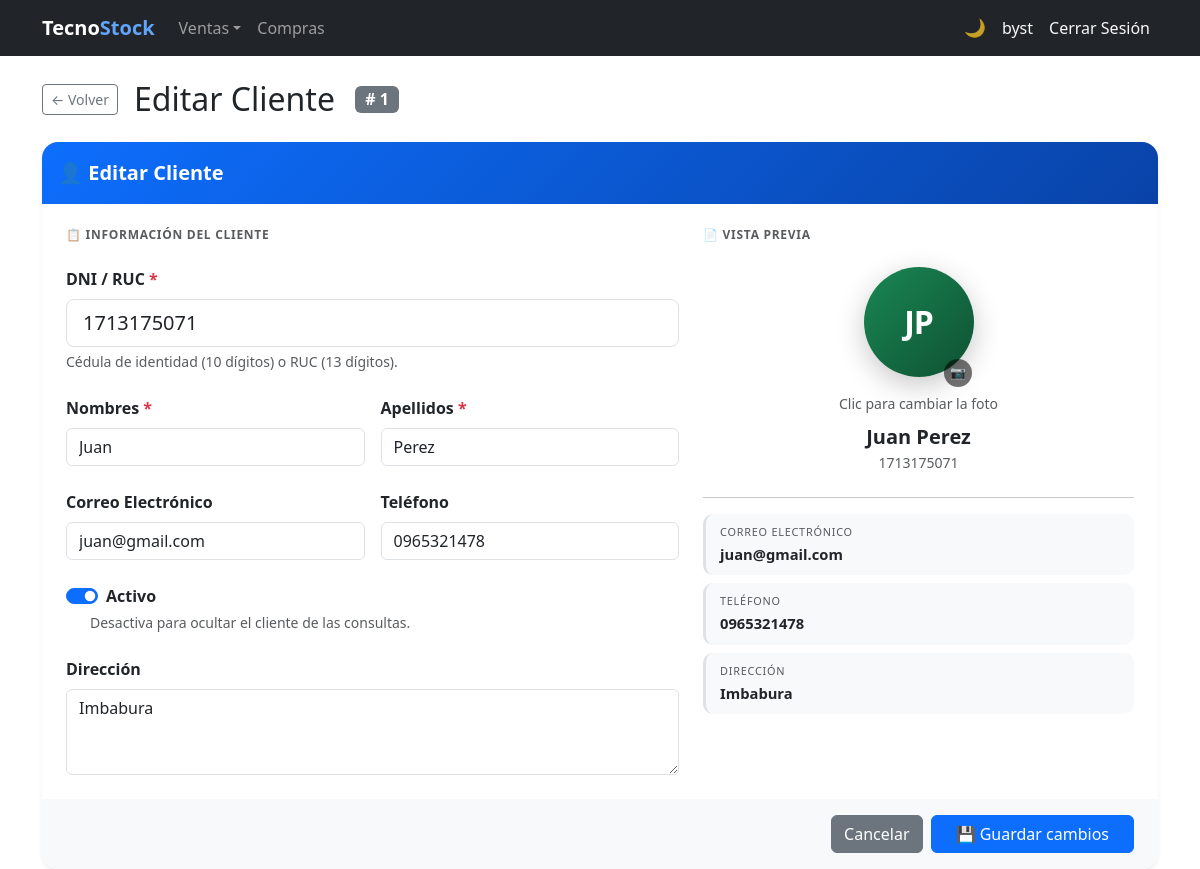
The page /customers/1/edit/ (signed in) on the database its author committed.
### billing/models.py (models this page shows, shortened)
class Customer(models.Model):
    dni        = models.CharField(max_length=13, unique=True, verbose_name='DNI/RUC', validators=[validate_cedula_ec])
    first_name = models.CharField(max_length=100)
    last_name  = models.CharField(max_length=100)
    email      = models.EmailField(blank=True, null=True)
    phone      = models.CharField(max_length=20, blank=True, null=True)
    address    = models.TextField(blank=True, null=True)
    photo      = models.ImageField(upload_to='customer/', blank=True, null=True, verbose_name='Foto')
    is_active  = models.BooleanField(default=True)
    created_at = models.DateTimeField(auto_now_add=True)
    updated_at = models.DateTimeField(auto_now=True)
    class Meta:
        ordering = ['last_name', 'first_name']

### billing/views.py (the view)
# urls.py: path('customers/<int:pk>/edit/', views.CustomerUpdateView.as_view(), name='customer_update'),
class CustomerUpdateView(LoginRequiredMixin, UpdateView):
    model         = Customer
    form_class    = CustomerForm
    template_name = 'billing/customer_form.html'
    success_url   = reverse_lazy('billing:customer_list')

### billing/templates/billing/customer_form.html (shortened to what this page needs)
{% extends 'billing/base.html' %}
{% block content %}
<div class="d-flex align-items-center gap-3 mb-4">
  <a href="{% url 'billing:customer_list' %}" class="btn btn-outline-secondary btn-sm">&#8592; Volver</a>
  <h2 class="mb-0">
    {% if form.instance.pk %}Editar Cliente{% else %}Registrar Cliente{% endif %}
  </h2>
  {% if form.instance.pk %}
  <span class="badge bg-secondary fs-6 ms-1"># {{ form.instance.pk }}</span>
  {% endif %}
</div>
<form method="post" enctype="multipart/form-data" novalidate>
  <div class="card border-0 shadow-sm rounded-4 overflow-hidden">
    <div class="card-header border-0 py-3 inv-card-header">
      <span class="text-white fw-bold fs-5">
        &#128100; {% if form.instance.pk %}Editar{% else %}Registrar{% endif %} Cliente
      </span>
    </div>
    <div class="card-body p-4">
      <div class="row g-4 align-items-start">
        <div class="col-md-7">
          <h6 class="text-muted text-uppercase fw-semibold mb-4 dm-section-label">
            &#128203; Información del Cliente
          </h6>
          <div class="mb-4">
            <label class="form-label fw-semibold" for="{{ form.dni.id_for_label }}">
              {{ form.dni.label }} <span class="text-danger">*</span>
            </label>
            {{ form.dni }}
            {% if form.dni.help_text %}
            <div class="form-text">{{ form.dni.help_text }}</div>
            {% endif %}
          </div>
          <div class="row g-3 mb-4">
            <div class="col-sm-6">
              <label class="form-label fw-semibold" for="{{ form.first_name.id_for_label }}">
                {{ form.first_name.label }} <span class="text-danger">*</span>
              </label>
              {{ form.first_name }}
            </div>
            <div class="col-sm-6">
              <label class="form-label fw-semibold" for="{{ form.last_name.id_for_label }}">
                {{ form.last_name.label }} <span class="text-danger">*</span>
              </label>
              {{ form.last_name }}
            </div>
          </div>
          <div class="row g-3 mb-4">
            <div class="col-sm-6">
              <label class="form-label fw-semibold" for="{{ form.email.id_for_label }}">
                {{ form.email.label }}
              </label>
              {{ form.email }}
            </div>
            <div class="col-sm-6">
              <label class="form-label fw-semibold" for="{{ form.phone.id_for_label }}">
                {{ form.phone.label }}
              </label>
              {{ form.phone }}
            </div>
          </div>
          <div class="mb-4">
            <div class="form-check form-switch">
              {{ form.is_active }}
              <label class="form-check-label fw-semibold" for="{{ form.is_active.id_for_label }}">
                {{ form.is_active.label }}
              </label>
            </div>
            {% if form.is_active.help_text %}
            <div class="form-text ms-4">{{ form.is_active.help_text }}</div>
            {% endif %}
          </div>
          <div class="mb-0">
            <label class="form-label fw-semibold" for="{{ form.address.id_for_label }}">
              {{ form.address.label }}
            </label>
            {{ form.address }}
          </div>
        </div>
        <div class="col-md-5">
          <h6 class="text-muted text-uppercase fw-semibold mb-4 dm-section-label">
            &#128196; Vista Previa
          </h6>
          <div class="text-center mb-4">
            <div class="cf-photo-zone mx-auto mb-1" id="cfPhotoZone" title="Clic para cambiar la foto">
              <div id="cfAvatar" class="dm-avatar cf-avatar cf-photo-circle">
                <span id="cfInitials" class="{% if form.instance.photo %}d-none{% endif %}">?</span>
              </div>
              <span class="cf-camera-badge">&#128247;</span>
            </div>
            <small class="text-muted d-block mb-2">Clic para cambiar la foto</small>
            <div id="cfFullName" class="fw-bold fs-5 text-dark">—</div>
            <div id="cfDni" class="text-muted small">—</div>
          </div>
          <hr class="mb-3">
          <div class="d-flex flex-column gap-2">
            <div class="dm-field">
              <small class="dm-label">Correo Electrónico</small>
              <div id="cfEmail" class="dm-value">—</div>
            </div>
            <div class="dm-field">
              <small class="dm-label">Teléfono</small>
              <div id="cfPhone" class="dm-value">—</div>
            </div>
            <div class="dm-field">
              <small class="dm-label">Dirección</small>
              <div id="cfAddress" class="dm-value">—</div>
            </div>
          </div>
        </div>
      </div>
    </div>
    <div class="card-footer bg-light border-0 d-flex gap-2 justify-content-end py-3 px-4">
      <a href="{% url 'billing:customer_list' %}" class="btn btn-secondary">
        Cancelar
      </a>
      <button type="submit" class="btn btn-primary px-4">
        &#128190; {% if form.instance.pk %}Guardar cambios{% else %}Registrar Cliente{% endif %}
      </button>
    </div>
  </div>
</form>
{% endblock %}

### billing/templates/billing/base.html (shortened to what this page needs)
<!DOCTYPE html>
<html lang="es">
<head>
  <link href="https://cdn.jsdelivr.net/npm/bootstrap@5.3.0/dist/css/bootstrap.min.css" rel="stylesheet">
</head>
<body>
<nav class="navbar navbar-expand-lg navbar-dark bg-dark">
  <div class="container">
    <a class="navbar-brand fw-bold" href="{% url 'billing:home' %}">Tecno<span class="nav-brand-accent">Stock</span></a>
    <div class="collapse navbar-collapse" id="nav">
      <ul class="navbar-nav me-auto">
        <li class="nav-item dropdown">{% if user.is_authenticated %}<a class="nav-link dropdown-toggle" href="#" role="button" data-bs-toggle="dropdown" aria-expanded="false">Ventas</a>{% endif %}</li>
        <li class="nav-item">{% if user.is_authenticated %}<a class="nav-link" href="{% url 'purchasing:purchase_list' %}">Compras</a>{% endif %}</li>
      </ul>
      <ul class="navbar-nav align-items-center">
        <li class="nav-item"><button type="button" class="theme-toggle-btn" id="theme-toggle" onclick="toggleTheme()" title="Cambiar tema claro / oscuro"><span id="theme-icon">&#127769;</span></button></li>
        <li class="nav-item">{% if user.is_authenticated %}<a class="nav-link text-light" href="{% url 'billing:dashboard' %}">{{ user.username }}</a>{% endif %}</li>
        <li class="nav-item">{% if user.is_authenticated %}<form method="post" action="{% url 'logout' %}" class="d-inline">{% csrf_token %}<button type="submit" class="nav-link btn btn-link text-light btn-nav-link">Cerrar Sesión</button></form>{% else %}<a class="nav-link" href="{% url 'login' %}">Iniciar Sesión</a>{% endif %}</li>
      </ul>
    </div>
  </div>
</nav>
<div class="container mt-4">
  {% block content %}{% endblock %}
</div>
</body>
</html>

### billing/templates/billing/customer_form.html (style rules this page uses)
.cf-photo-zone { position: relative; display: inline-block; cursor: pointer; }
.cf-photo-circle { width: 110px; height: 110px; border-radius: 50%; overflow: hidden; }
.cf-camera-badge { position: absolute; bottom: 2px; right: 2px; background: rgba(0,0,0,.55); color: #fff; border-radius: 50%; width: 28px; height: 28px; display: flex; align-items: center; justify-content: center; font-size: .8rem; pointer-events: none; }

### billing/templates/billing/base.html (style rules this page uses)
.dm-avatar { width: 110px; height: 110px; border-radius: 50%; display: flex; align-items: center; justify-content: center; margin: 0 auto 12px; font-size: 2.2rem; font-weight: 800; color: #fff; box-shadow: 0 8px 28px rgba(0,0,0,.22); letter-spacing: -1px; -webkit-user-select: none; user-select: none; }
.dm-field { background: var(--bs-tertiary-bg); border-radius: 10px; padding: 10px 14px; border-left: 3px solid var(--bs-border-color); height: 100%; transition: border-color .2s; }
.dm-label { font-size: .68rem; text-transform: uppercase; letter-spacing: .07em; color: var(--bs-secondary-color); display: block; margin-bottom: 3px; }
.dm-value { font-size: .92rem; font-weight: 600; color: var(--bs-body-color); word-break: break-word; }
.dm-section-label { letter-spacing: .06em; font-size: .75rem; }
.inv-card-header { background: linear-gradient(135deg,#0d6efd 0%,#0943a8 100%); }
.cf-avatar { background: linear-gradient(135deg,#198754,#0f5132); font-size: 2rem; }
.btn-nav-link { text-decoration: none; }
.nav-brand-accent { color: #60a5fa; }
.theme-toggle-btn { background: none; border: none; cursor: pointer; font-size: 1.1rem; line-height: 1; padding: .375rem .5rem; border-radius: .375rem; transition: background .2s; color: rgba(255,255,255,.75); }

### rows shown on the page
Customer: instance.pk "1", dni "1713175071", first_name "Juan", last_name "Perez", email "juan@gmail.com", phone "0965321478", is_active "☑", address "Imbabura"

### other values the page prints
{{ user.username }} "byst"
